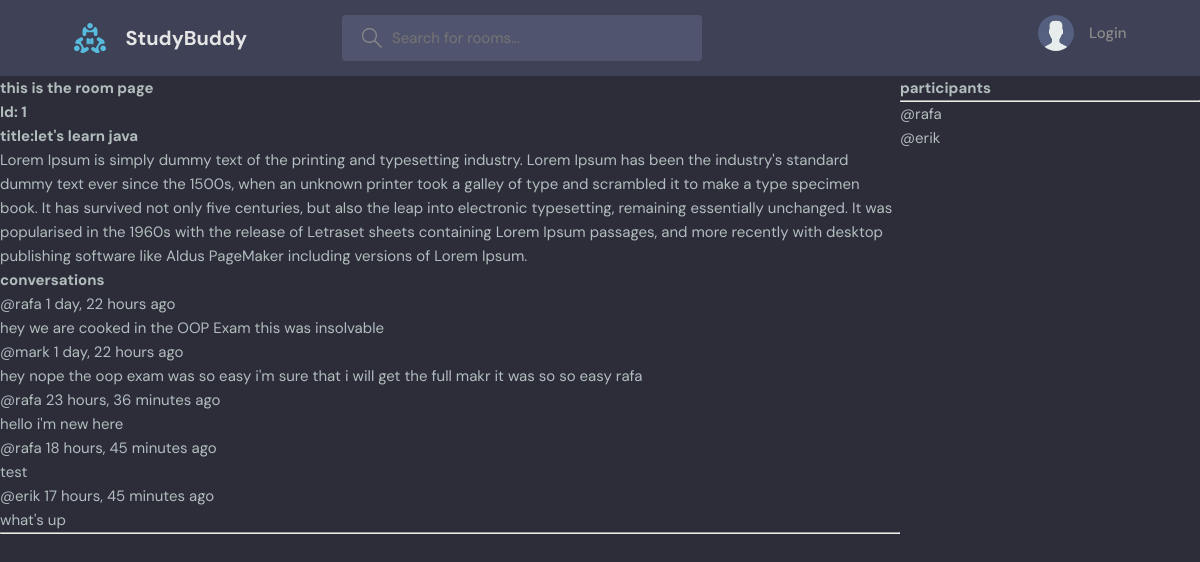
The page /room/1/ on the database its author committed.
### base/models.py (models this page shows, shortened)
class Room(models.Model):
    host=models.ForeignKey(User,on_delete=models.SET_NULL,null=True)
    name=models.CharField(max_length=200)
    topic=models.ForeignKey(Topic,on_delete=models.SET_NULL,null=True)
    participants=models.ManyToManyField(User,related_name='participants',blank=True)
    description=models.TextField(null=True,blank=True)
    updated=models.DateTimeField(auto_now=True)
    created=models.DateTimeField(auto_now_add=True)
    class Meta:
        ordering=['-updated','-created']

class Message(models.Model):
    room=models.ForeignKey(Room,on_delete=models.CASCADE)
    body=models.TextField()
    user=models.ForeignKey(User,on_delete=models.CASCADE)
    updated=models.DateTimeField(auto_now=True)
    created=models.DateTimeField(auto_now_add=True)

### base/views.py (the view, shortened to what this page needs)
# urls.py: path('room/<str:pk>/',views.room,name='room'),
def room(request, pk):
    room = Room.objects.get(id=pk)
    room_messages = room.message_set.all().order_by('created')
    participants = room.participants.all()
    context = {
        'room': room,
        'room_messages': room_messages,
        'participants': participants
    }
    return render(request, 'base/room.html', context)

### base/templates/base/room.html (shortened to what this page needs)
{% extends "main.html" %}
    {%block content %}
    <div class="room-container">
        <div>
            <h1>this is the room page </h1>
            <h2>Id: {{room.id}}</h2>
   <h2>title:{{room.name}}</h2>
                <p>{{room.description}}</p>
                <div class="comment-wrapper">
        <h3>conversations</h3>
        {%for message in room_messages%}
        <div>
            <small>@{{message.user}}  {{message.created|timesince}} ago
                 {% if request.user == message.user  %}<a href="{% url 'deleteMessage' message.id %}">delete my message</a> {% endif %}</small>
            <p>{{message.body}}</p>
        </div>
        {% endfor %}
        <hr>
    </div>
</div>
<div>
    <h3>participants</h3>
    <hr>
    {% for participant in participants  %}
     <div>
        <p>
            @{{participant.username}}
        </p>
     </div>
    {% endfor %}
</div>
</div>
{% endblock %}

### static/styles/style.css (style rules this page uses)
:root { --color-main: #71c6dd; --color-main-light: #e1f6fb; --color-dark: #3f4156; --color-dark-medium: #51546e; --color-dark-light: #696d97; --color-light: #e5e5e5; --color-gray: #8b8b8b; --color-light-gray: #b2bdbd; --color-bg: #2d2d39; --color-success: #5dd693; --color-error: #fc4b0b; }
* { font-family: "DM Sans", -apple-system, BlinkMacSystemFont, "Segoe UI", Roboto, Oxygen, Ubuntu, Cantarell, "Open Sans", "Helvetica Neue", sans-serif; margin: 0; padding: 0; box-sizing: border-box; text-rendering: optimizeLegibility; font-size: inherit; }
html { font-size: 56.25%; }
@media only screen and (min-width: 1200px) { html { font-size: 62.5%; } }
body { line-height: 1.6; font-weight: 400; font-size: 1.5rem; color: var(--color-light-gray); background-color: var(--color-bg); min-height: 100vh; }

### base/templates/base/room.html (style rules this page uses)
.room-container { display: grid; grid-template-columns:3fr 1fr; }

### rows shown on the page
Room: id "1", name "let's learn java", description "Lorem Ipsum is simply dummy text of the printing and typesetting industry. Lorem Ipsum has been the industry's standard dummy text ever since the 1500s, when an unknown printer took a galley of type and scrambled it to make a type specimen book. It has survived not only five centuries, but also the leap into electronic typesetting, remaining essentially unchanged. It was popularised in the 1960s with the release of Letraset sheets containing Lorem Ipsum passages, and more recently with desktop publishing software like Aldus PageMaker including versions of Lorem Ipsum."
Message: user "rafa", created "1 day, 22 hours", body "hey we are cooked in the OOP Exam this was insolvable"
Message: user "mark", created "1 day, 22 hours", body "hey nope the oop exam was so easy i'm sure that i will get the full makr it was so so easy rafa"
Message: user "rafa", created "23 hours, 36 minutes", body "hello i'm new here"
Message: user "rafa", created "18 hours, 45 minutes", body "test"
Message: user "erik", created "17 hours, 45 minutes", body "what's up"

### other values the page prints
{{ participant.username }} "rafa"
{{ participant.username }} "erik"
